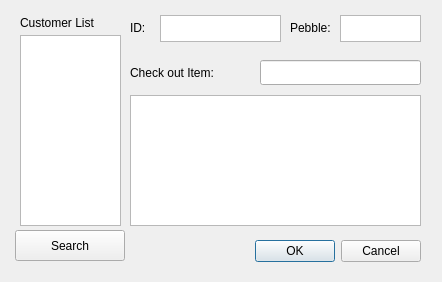
<?xml version="1.0" encoding="UTF-8"?>
<ui version="4.0">
 <class>Form</class>
 <widget class="QWidget" name="Form">
  <property name="geometry">
   <rect>
    <x>0</x>
    <y>0</y>
    <width>442</width>
    <height>282</height>
   </rect>
  </property>
  <property name="windowTitle">
   <string>Form</string>
  </property>
  <widget class="QDialogButtonBox" name="buttonBox">
   <property name="geometry">
    <rect>
     <x>230</x>
     <y>235</y>
     <width>191</width>
     <height>32</height>
    </rect>
   </property>
   <property name="orientation">
    <enum>Qt::Horizontal</enum>
   </property>
   <property name="standardButtons">
    <set>QDialogButtonBox::Cancel|QDialogButtonBox::Ok</set>
   </property>
  </widget>
  <widget class="QLabel" name="label">
   <property name="geometry">
    <rect>
     <x>130</x>
     <y>20</y>
     <width>21</width>
     <height>16</height>
    </rect>
   </property>
   <property name="text">
    <string>ID:</string>
   </property>
  </widget>
  <widget class="QListWidget" name="customerList">
   <property name="geometry">
    <rect>
     <x>20</x>
     <y>35</y>
     <width>101</width>
     <height>191</height>
    </rect>
   </property>
  </widget>
  <widget class="QLabel" name="label_4">
   <property name="geometry">
    <rect>
     <x>130</x>
     <y>65</y>
     <width>111</width>
     <height>16</height>
    </rect>
   </property>
   <property name="text">
    <string>Check out Item:</string>
   </property>
  </widget>
  <widget class="QLineEdit" name="barcode">
   <property name="geometry">
    <rect>
     <x>260</x>
     <y>60</y>
     <width>161</width>
     <height>25</height>
    </rect>
   </property>
  </widget>
  <widget class="QListWidget" name="checkoutItems">
   <property name="geometry">
    <rect>
     <x>130</x>
     <y>95</y>
     <width>291</width>
     <height>131</height>
    </rect>
   </property>
  </widget>
  <widget class="QLabel" name="label_2">
   <property name="geometry">
    <rect>
     <x>20</x>
     <y>15</y>
     <width>101</width>
     <height>16</height>
    </rect>
   </property>
   <property name="text">
    <string>Customer List</string>
   </property>
  </widget>
  <widget class="QPlainTextEdit" name="idText">
   <property name="geometry">
    <rect>
     <x>160</x>
     <y>15</y>
     <width>121</width>
     <height>27</height>
    </rect>
   </property>
   <property name="textInteractionFlags">
    <set>Qt::TextSelectableByKeyboard|Qt::TextSelectableByMouse</set>
   </property>
  </widget>
  <widget class="QPlainTextEdit" name="pebbleText">
   <property name="geometry">
    <rect>
     <x>340</x>
     <y>15</y>
     <width>81</width>
     <height>27</height>
    </rect>
   </property>
   <property name="textInteractionFlags">
    <set>Qt::TextSelectableByKeyboard|Qt::TextSelectableByMouse</set>
   </property>
  </widget>
  <widget class="QLabel" name="label_3">
   <property name="geometry">
    <rect>
     <x>290</x>
     <y>20</y>
     <width>51</width>
     <height>16</height>
    </rect>
   </property>
   <property name="text">
    <string>Pebble:</string>
   </property>
  </widget>
  <widget class="QPushButton" name="searchButton">
   <property name="geometry">
    <rect>
     <x>15</x>
     <y>230</y>
     <width>110</width>
     <height>31</height>
    </rect>
   </property>
   <property name="text">
    <string>Search</string>
   </property>
  </widget>
 </widget>
 <resources/>
 <connections/>
</ui>
